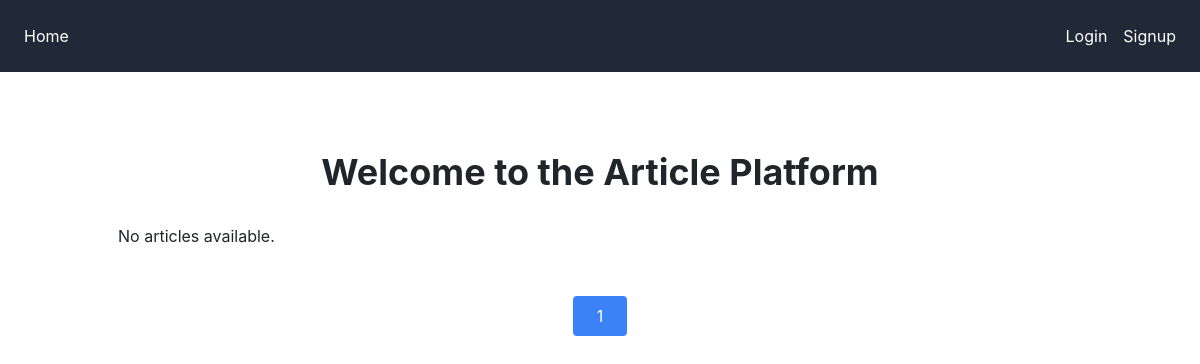
Before: / with the older database file.
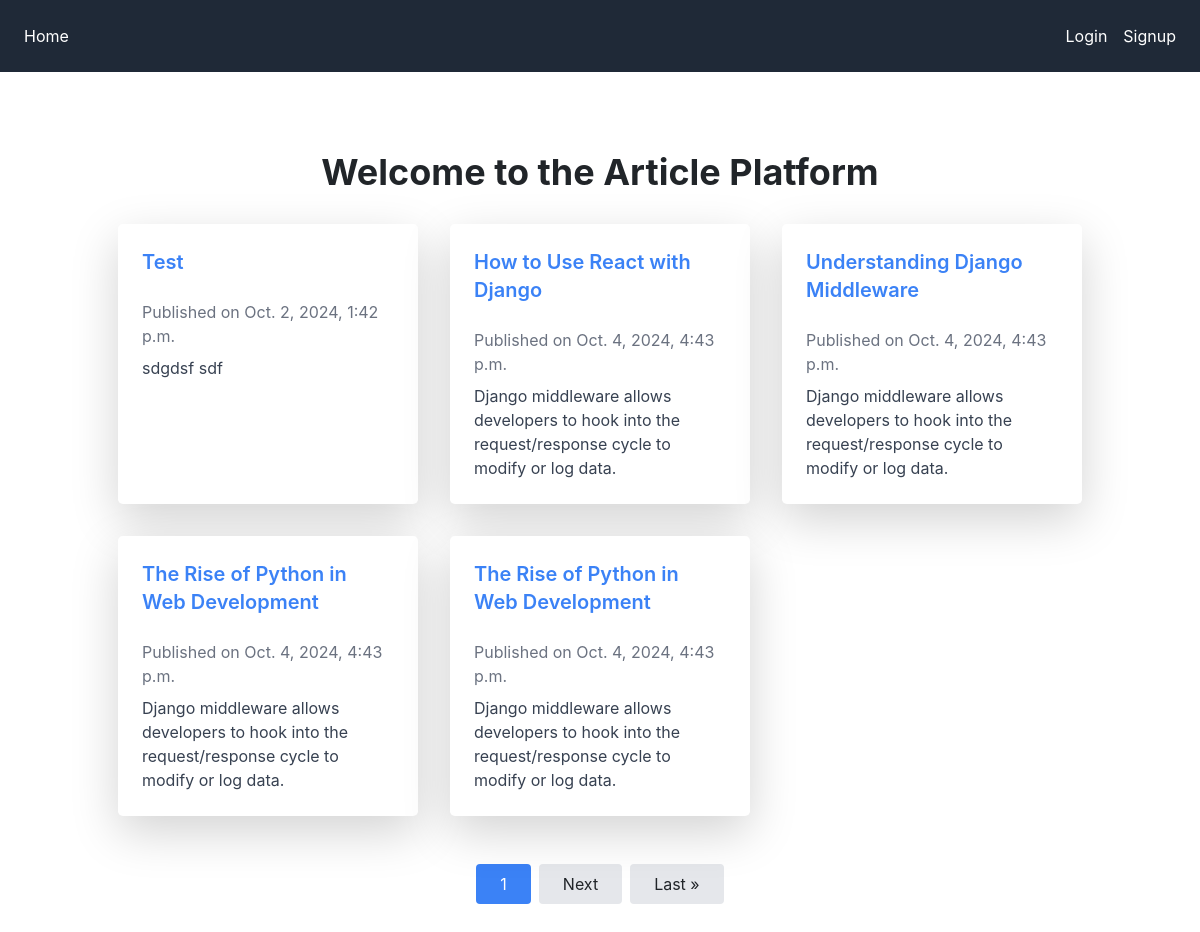
After: the same page with the newer database file.
### mysite/models.py (models this page shows, shortened)
class Article(models.Model):
    title = models.CharField(max_length=200)
    content = models.TextField()
    author = models.ForeignKey(User, on_delete=models.CASCADE)
    created_at = models.DateTimeField(default=timezone.now)

### mysite/views.py (the view)
# urls.py: path('', views.article_list, name='article_list'),
def article_list(request):
    query = request.GET.get('q')
    articles_list = Article.objects.all()
    if query:
        articles_list = articles_list.filter(
            Q(title__icontains=query) | Q(content__icontains=query)
        )
    paginator = Paginator(articles_list, 5)
    page_number = request.GET.get('page')
    page_obj = paginator.get_page(page_number)
    return render(request, 'article_list.html', {'page_obj': page_obj, 'query': query})

### mysite/templates/article_list.html (shortened to what this page needs)
{% extends "base.html" %}
{% block content %}
<div class="container mx-auto py-12">
    <h1 class="text-4xl font-bold mb-8 text-center">Welcome to the Article Platform</h1>
    <div class="grid grid-cols-1 md:grid-cols-2 lg:grid-cols-3 gap-8">
        {% for article in page_obj %}
            <div class="bg-white shadow-lg rounded-lg p-6 transition transform hover:scale-105">
                <h2 class="text-xl font-semibold mb-4">
                    <a href="{% url 'article_detail' article.id %}" class="text-blue-500 hover:underline">{{ article.title }}</a>
                </h2>
                <p class="text-gray-500 mb-2">Published on {{ article.created_at }}</p>
                <p class="text-gray-700">{{ article.content|truncatewords:20 }}</p>
            </div>
        {% empty %}
            <p>No articles available.</p>
        {% endfor %}
    </div>
    <div class="mt-12 flex justify-center">
        <span class="bg-blue-500 text-white px-4 py-2 mx-1 rounded">{{ page_obj.number }}</span>
        {% if page_obj.has_next %}
            <a href="?page={{ page_obj.next_page_number }}" class="bg-gray-200 px-4 py-2 mx-1 rounded hover:bg-gray-300">Next</a>
            <a href="?page={{ page_obj.paginator.num_pages }}" class="bg-gray-200 px-4 py-2 mx-1 rounded hover:bg-gray-300">Last &raquo;</a>
        {% endif %}
    </div>
</div>
{% endblock %}

### mysite/templates/base.html (shortened to what this page needs)
{% load static %}
{% load crispy_forms_tags %}
<!DOCTYPE html>
<html lang="en">
<head>
<link rel="stylesheet" href="https://stackpath.bootstrapcdn.com/bootstrap/4.5.2/css/bootstrap.min.css">
<link rel="stylesheet" href="{% static 'css/output.css' %}">
</head>
<body>
    <nav class="bg-gray-800 p-4 flex justify-between items-center">
        <ul class="flex space-x-4">
            <li><a href="{% url 'article_list' %}" class="text-white">Home</a></li>
        </ul>
        <ul class="flex space-x-4 items-center">
            {% if user.is_authenticated %}
                <li><a href="{% url 'profile' %}" class="text-white">{{ user.username }}</a></li>
                <form method="POST" action="{% url 'logout' %}" class="inline">
                    {% csrf_token %}
                    <button type="submit" class="text-white">Logout</button>
                </form>
            {% else %}
                <li><a href="{% url 'login' %}" class="text-white">Login</a></li>
                <li><a href="{% url 'signup' %}" class="text-white">Signup</a></li>
            {% endif %}
        </ul>
    </nav>
    <div class="container mx-auto py-8">
        {% block content %}
        {% endblock %}
    </div>
</body>
</html>

Changed rows visible on the page:
added Article: title "Test", created_at "Oct. 2, 2024, 1:42 p.m.", content "sdgdsf sdf"
added Article: title "How to Use React with Django", created_at "Oct. 4, 2024, 4:43 p.m.", content "Django middleware allows developers to hook into the request/response cycle to modify or log data."
added Article: title "Understanding Django Middleware", created_at "Oct. 4, 2024, 4:43 p.m.", content "Django middleware allows developers to hook into the request/response cycle to modify or log data."
added Article: title "The Rise of Python in Web Development", created_at "Oct. 4, 2024, 4:43 p.m.", content "Django middleware allows developers to hook into the request/response cycle to modify or log data."
added Article: title "The Rise of Python in Web Development", created_at "Oct. 4, 2024, 4:43 p.m.", content "Django middleware allows developers to hook into the request/response cycle to modify or log data."
Other visible differences:
text no longer shown: "No articles available."
text now shown: "Next Last »"
